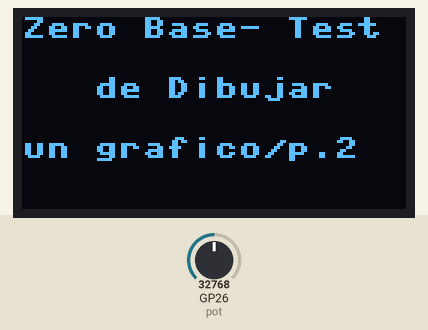
Bench run of a program on a simulated Raspberry Pi Pico running MicroPython. On the bench: 128×64 one-colour display. Inputs (shaded band) come from the test bench; at power-on: GP26 (pot) = 32768 (analog values on the 0–65535 scale). What the program prints to the serial console is not drawn.

Above: at 0.1 s.
At 4.3 s:
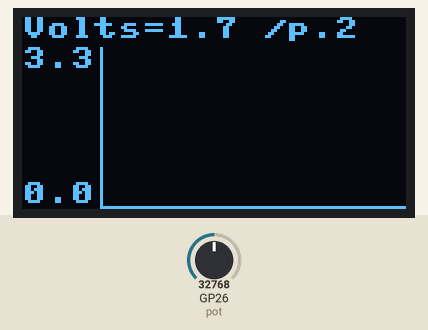
4.4 s: GP26 (pot) set to 45874
At 5.4 s:
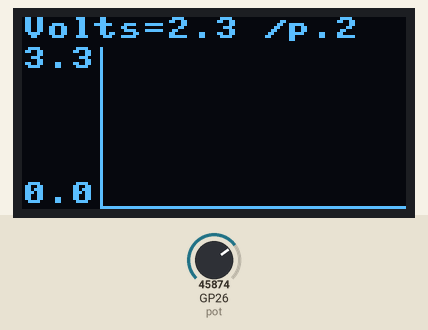
5.9 s: GP26 (pot) set to 57670
7.4 s: GP26 (pot) set to 65535
Timing chart, 0 to 10.4 s (numbered marks = the images above; inputs shaded):
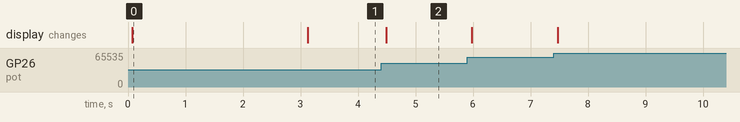

Measured:
- after the input at 4.4 s, the display: changes after 0.09 s (image 2)
- what the display in image 0 shows lasts 3.0 s, from 0.1 s to 3.1 s

The program:

BMMR_ssd1306_graf_pot_parte2.py
```python
# Hardware platform: Pico W & Pico
# Author : JC Santamaria
# Date : 2023 - 4 - 21
# Goal : Graphic draw HW test Pico and display I2C oled ssd1306
# Learning Target : Hacerlo a mi manera desde cero
# Ref: https://controlautomaticoeducacion.com/micropython/display-oled-raspberry-pi-pico-esp8266/
#

from machine import Pin, I2C, ADC
from ssd1306 import SSD1306_I2C
from utime import sleep_ms
import framebuf


# Informative block - start
p_ucontroler = "Pico W & Pico _"
p_keyOhw = "SSD1306 I2c1 SDA GPIO06, SCL GPIO07, VCC3.3volt + potenciopnmeter GPIO26 - ADC0"
p_project = "Draw a Volts - parte 2 solo texto arriba + ejes"
p_version = "p.2"
print(f"Microcontroler: {p_ucontroler} - Key other HW : {p_keyOhw}")
print(f"Program: {p_project} - Version: {p_version}")
# Informative block - end

# 0- Constantes y variables globales
WIDTH =128 # anchura display
HEIGHT= 64 # altura display
W1CHAR = 8
H1CHAR = 8
ADCtoVolt = 3.3 / (65535) # Factor conversion ADC -> voltios

# Division en Zonas del display
# Hay una zona top solo para texto
# En la zona debajo de la top, tenemos a la izq zona Left + zona grafica
# la zona grafica tien Eje Y , zona de dibujo , abajo del todo Eje X

DZTOP = [0, 0, WIDTH-1, H1CHAR+1] # Zone top SOLO texto x e y (top left) y ancho x alto
DZLEFT = [0, DZTOP[3]+1, W1CHAR*3+1, HEIGHT-(DZTOP[3]+2)] # zona left etiquetas eje Y
YAXE = [DZLEFT[0]+DZLEFT[2]+1, DZLEFT[1], DZLEFT[3]]
XAXE = [YAXE[0], HEIGHT-1, WIDTH - YAXE[0]]
# Fin division en zonas del display

VOLT_EXTREMOS = [0.0, 3.3] # valores extremso de variable Y en float
YAXELABELS = [str(round(VOLT_EXTREMOS[1],1)), str(round(VOLT_EXTREMOS[0],1))]
# valores extremso de variable Y en string

TIMEREAD = 100 # Tiempo entre lecturas en msegundos

# ---------------- START FUNCTIONS -----------------
# F.1 Dibuja los ejes X e Y con etiquetas
def drawAxes():
    """ Dibuja los ejes X e Y con etiquetas en eje . Sin parametros usa constantes globales"""

    oled.vline(YAXE[0], YAXE[1], YAXE[2], 1) #x, y, h
    oled.hline(XAXE[0], XAXE[1], XAXE[2], 1) #x, y, w
    oled.text(YAXELABELS[0], DZLEFT[0], DZLEFT[1])
    oled.text(YAXELABELS[1], DZLEFT[0], DZLEFT[1]+DZLEFT[3]-H1CHAR)


# ---------------- END FUNCTIONS -----------------
# 1 - Creacion de objetos , i2c, oled y potenciometro sobre ADC
# I2C - Usa las configuraciones por defecto I2C(1, scl=Pin(7), sda=Pin(6), freq=400_000, timeout=50000)
i2c = I2C(1, scl=Pin(7), sda=Pin(6), freq=400_000)

oled = SSD1306_I2C(WIDTH,HEIGHT,i2c) # constructor OLED - I2C direccion 3C por defecto
pot = ADC(26) # constructor de potenciometro sobre ADC0

# 2- Limpia pantalla
oled.fill(0) # clear screen
oled.show()

# 3- Presentacion inicial
oled.fill(0)
oled.text("Zero Base- Test", 0, 0)
oled.text(" de Dibujar ", 16, 20)
oled.text("un grafico" + "/" + p_version, 0, 40)
oled.show()
sleep_ms(3000)
oled.fill(0) # borrar pantalla
oled.show()

# 4- Bucle inicial hasta llenar la zona grafica
# 4.1 - Dibuja los ejes y etiquetas de eje Y
drawAxes()

#4.x Bucle inicial propiamente
while True:

    # 4.x Leer voltios
    volts = pot.read_u16() * ADCtoVolt
    # print(f"Voltios leidos = {volts} volttios")

    # 4.5 Escritura en zona TOP de los voltios leidos y version del progrma
    oled.fill_rect(DZTOP[0], DZTOP[1], DZTOP[2], DZTOP[3], 0) # borra el area de texto superior 120 ancho y 10 alto
    ltop = "Volts=" + str(round(volts,1)) + " /" + p_version
    oled.text(ltop, DZTOP[0], DZTOP[1])

    oled.show() # 4.7 dibujo Zona Top

    sleep_ms(TIMEREAD)
```
